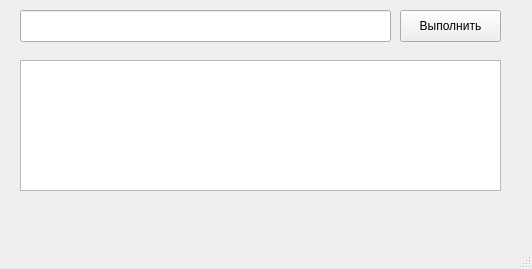
<?xml version="1.0" encoding="UTF-8"?>
<ui version="4.0">
 <class>MainWindow</class>
 <widget class="QMainWindow" name="MainWindow">
  <property name="geometry">
   <rect>
    <x>0</x>
    <y>0</y>
    <width>532</width>
    <height>269</height>
   </rect>
  </property>
  <property name="windowTitle">
   <string>MainWindow</string>
  </property>
  <widget class="QWidget" name="centralwidget">
   <widget class="QLabel" name="label_6">
    <property name="geometry">
     <rect>
      <x>0</x>
      <y>50</y>
      <width>521</width>
      <height>191</height>
     </rect>
    </property>
    <property name="text">
     <string/>
    </property>
   </widget>
   <widget class="QLabel" name="label_5">
    <property name="geometry">
     <rect>
      <x>-10</x>
      <y>0</y>
      <width>16</width>
      <height>51</height>
     </rect>
    </property>
    <property name="text">
     <string/>
    </property>
   </widget>
   <widget class="QLabel" name="label_2">
    <property name="geometry">
     <rect>
      <x>20</x>
      <y>180</y>
      <width>541</width>
      <height>41</height>
     </rect>
    </property>
    <property name="text">
     <string/>
    </property>
   </widget>
   <widget class="QLabel" name="label">
    <property name="geometry">
     <rect>
      <x>0</x>
      <y>0</y>
      <width>541</width>
      <height>51</height>
     </rect>
    </property>
    <property name="text">
     <string/>
    </property>
   </widget>
   <widget class="QLabel" name="label_3">
    <property name="geometry">
     <rect>
      <x>0</x>
      <y>240</y>
      <width>571</width>
      <height>31</height>
     </rect>
    </property>
    <property name="text">
     <string/>
    </property>
   </widget>
   <widget class="QTextEdit" name="textEdit">
    <property name="geometry">
     <rect>
      <x>20</x>
      <y>60</y>
      <width>481</width>
      <height>131</height>
     </rect>
    </property>
    <property name="verticalScrollBarPolicy">
     <enum>Qt::ScrollBarAsNeeded</enum>
    </property>
    <property name="horizontalScrollBarPolicy">
     <enum>Qt::ScrollBarAsNeeded</enum>
    </property>
    <property name="sizeAdjustPolicy">
     <enum>QAbstractScrollArea::AdjustIgnored</enum>
    </property>
    <property name="readOnly">
     <bool>true</bool>
    </property>
   </widget>
   <widget class="QLabel" name="label_7">
    <property name="geometry">
     <rect>
      <x>320</x>
      <y>180</y>
      <width>511</width>
      <height>41</height>
     </rect>
    </property>
    <property name="text">
     <string/>
    </property>
   </widget>
   <widget class="QLineEdit" name="lineEdit">
    <property name="geometry">
     <rect>
      <x>20</x>
      <y>10</y>
      <width>371</width>
      <height>32</height>
     </rect>
    </property>
   </widget>
   <widget class="QPushButton" name="pushButton">
    <property name="enabled">
     <bool>true</bool>
    </property>
    <property name="geometry">
     <rect>
      <x>400</x>
      <y>10</y>
      <width>101</width>
      <height>32</height>
     </rect>
    </property>
    <property name="text">
     <string>Выполнить</string>
    </property>
   </widget>
   <zorder>label_6</zorder>
   <zorder>label</zorder>
   <zorder>label_3</zorder>
   <zorder>textEdit</zorder>
   <zorder>label_7</zorder>
   <zorder>lineEdit</zorder>
   <zorder>label_5</zorder>
   <zorder>pushButton</zorder>
   <zorder>label_2</zorder>
  </widget>
  <widget class="QMenuBar" name="menubar">
   <property name="geometry">
    <rect>
     <x>0</x>
     <y>0</y>
     <width>532</width>
     <height>26</height>
    </rect>
   </property>
  </widget>
  <widget class="QStatusBar" name="statusbar"/>
 </widget>
 <resources/>
 <connections/>
</ui>
